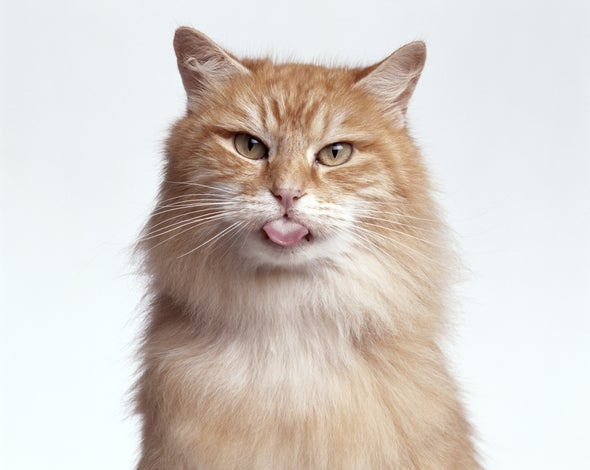
#> input picture data/cat.jpg, 590 x 470 px; the run also reads 1 picture not shown here
$ python load_image.py
#> lines starting #> are read from the running program, lines starting #| are printed output that depends on the picture; after the words box and inside, x2 and y2 are one past the last pixel; in counts of white or black regions, pixels touching at a corner belong together
#%%
# Working directory
import os
os.chdir(os.path.join(os.getcwd(), 'C:/works/PythonCode/MeanFilter'))
os.getcwd()
#%%
# Built in tools
import pickle
import itertools
import math
from glob import glob  # find file path
from time import time  # time.time()
from collections import Counter, OrderedDict
#%%
# Image processing
from PIL import ImageFont, ImageDraw, Image
import cv2  # 2 means it uses C++ api, otherwise using C api
print(cv2.__version__)  # 4.1.1
#%%
# Data science tools
import numpy as np
import pandas as pd
import seaborn as sns
import scipy as sp
import matplotlib.pyplot as plt
from matplotlib.collections import PatchCollection  # drawing a collection of objects on the plot
from matplotlib.patches import Rectangle  # draw bbox
#%%
# Load single image
img = Image.open('./data/cat.jpg')
#> img is the input picture: PIL image 590x470 RGB; mean R, G, B 214.5, 206.9, 200.8
img = img.convert('L')
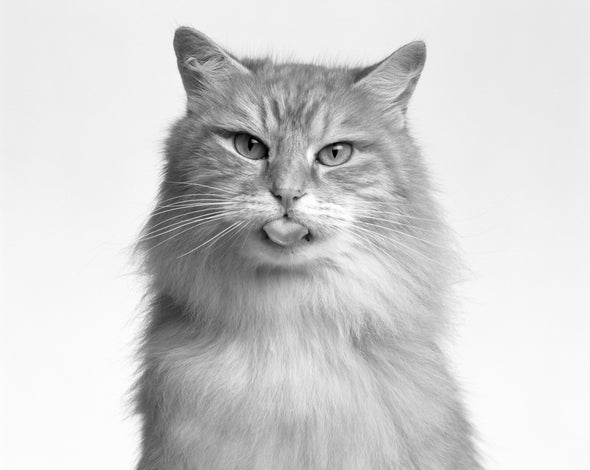
#> img: PIL image 590x470 L; min 0, max 255, mean 208.5
img = np.array(img)
plt.imshow(img)
plt.show()

#%%
# Load all the images in a directory
# Assign the directory of images
img_dir = "./data"
# Extract the list of images' path
img_path = glob(img_dir + '/*')
# Extract the filenames of image and load images as array
img_name = []
img_array = []
for path in img_path:
    # get the filename and drop the file extension
    img_name.append(path.split(sep = '\\')[-1][:-4])
    img = np.asarray(Image.open(path).convert('RGB'))
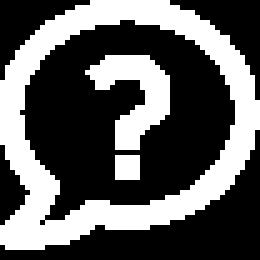
#> img: shape (52, 52, 3) (shown 5 times larger); 36.5% white; 3 white regions, box (x1, y1, x2, y2) and area: (0, 0, 52, 50) 802, (17, 11, 34, 30) 161, (23, 31, 28, 36) 25
    img_array.append(img)

#> (the run stopped early here; a loop or call above may not have finished)
